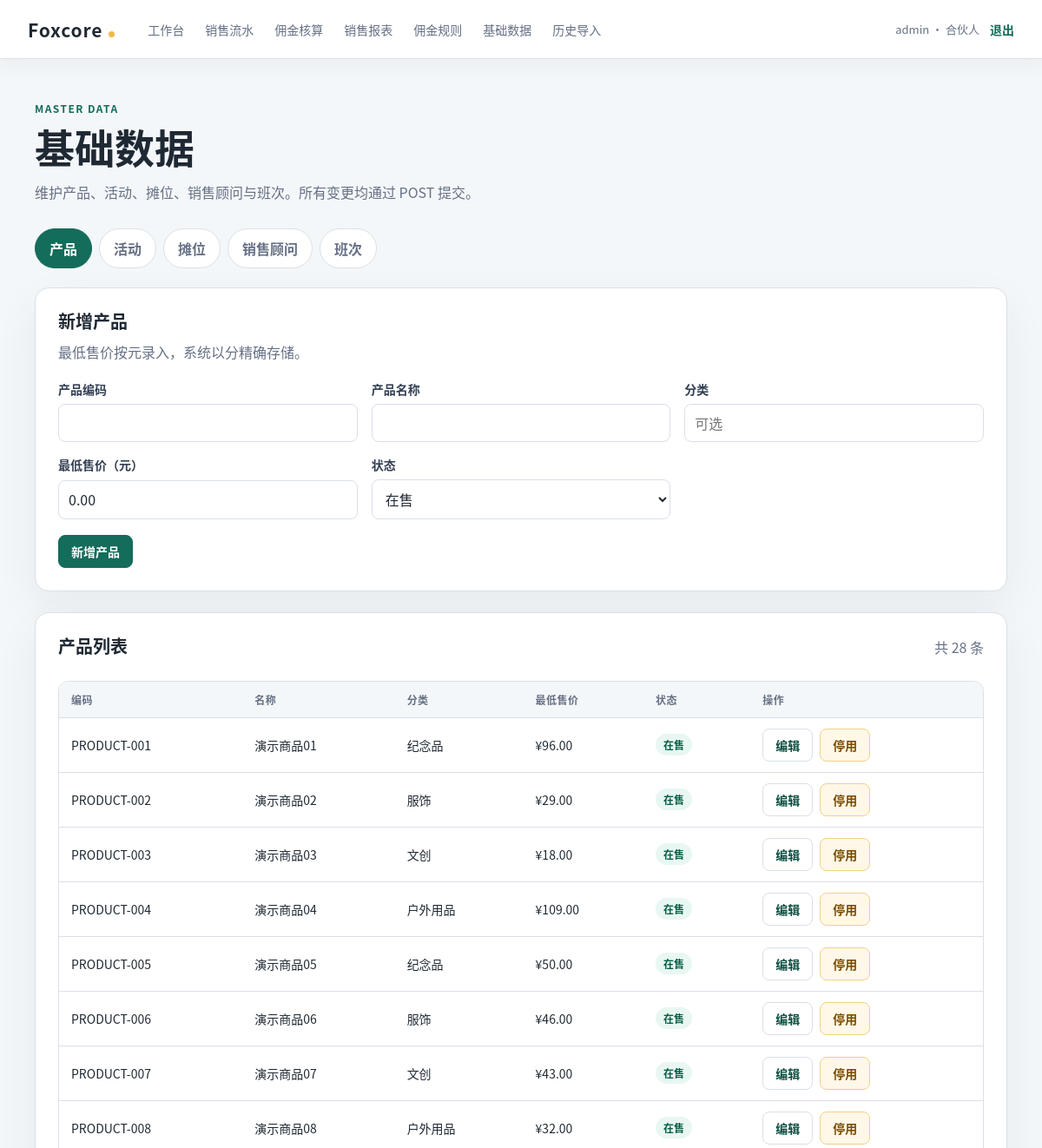
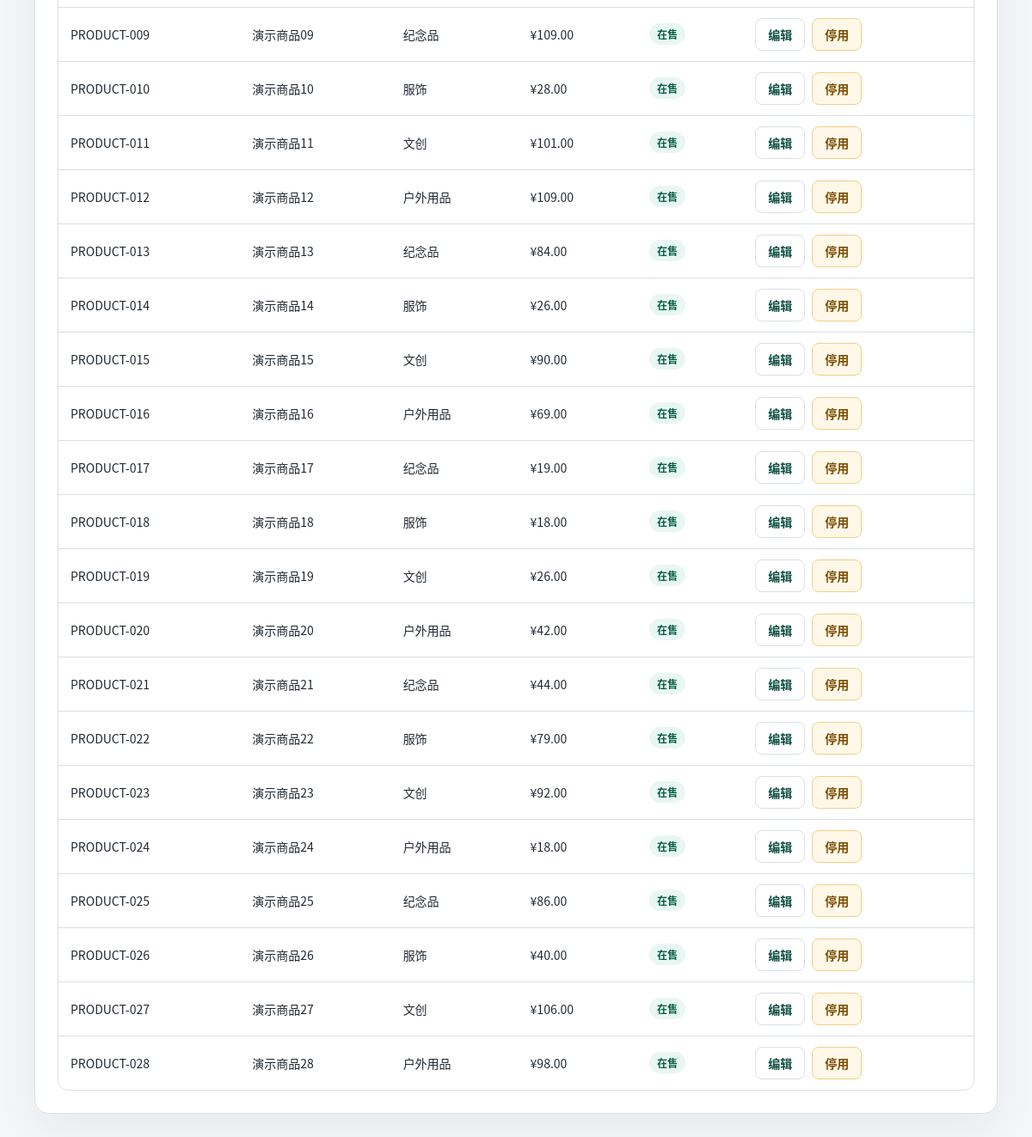
The app's page /master (signed in), older data (2 pictures, top to bottom).
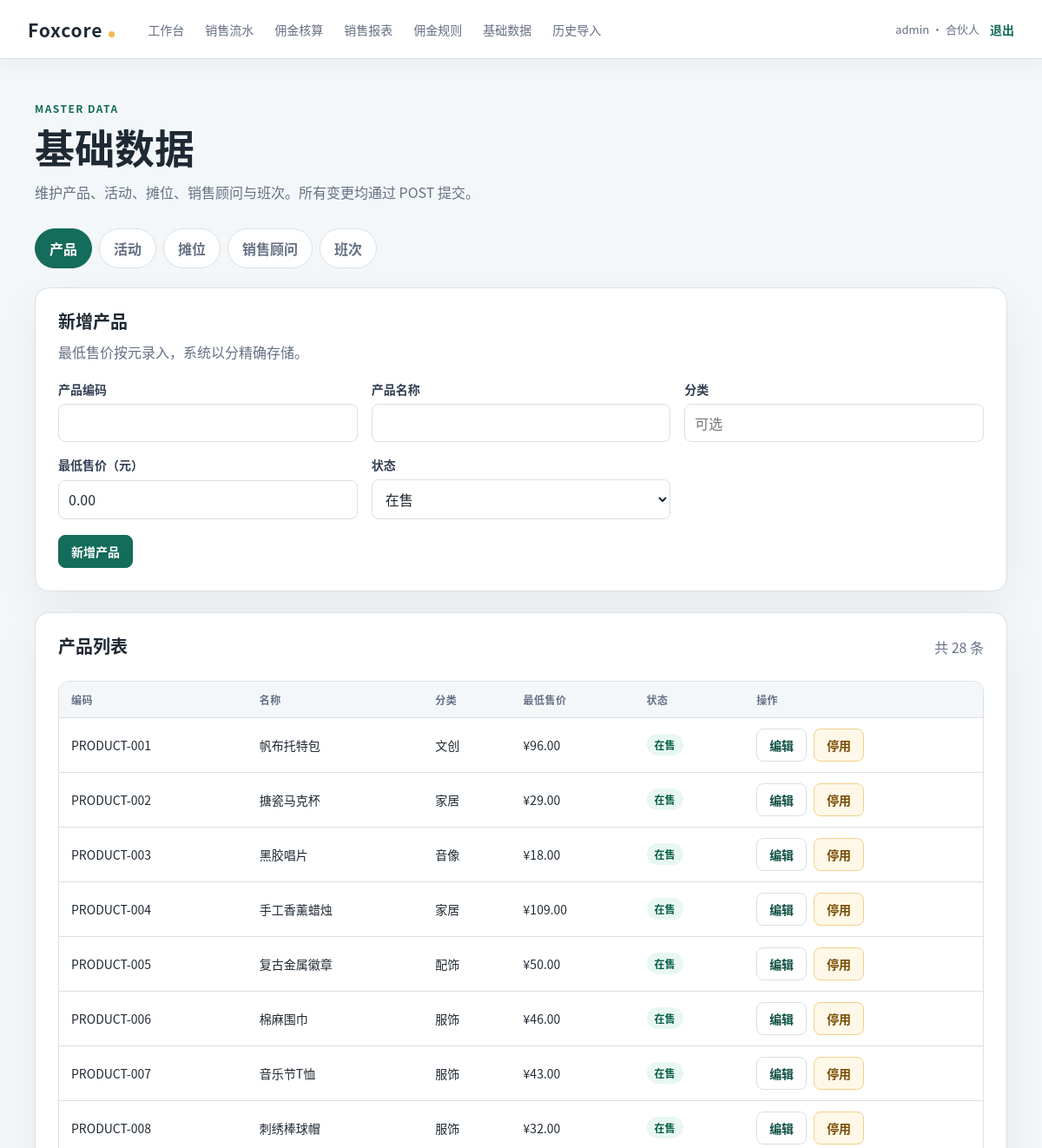
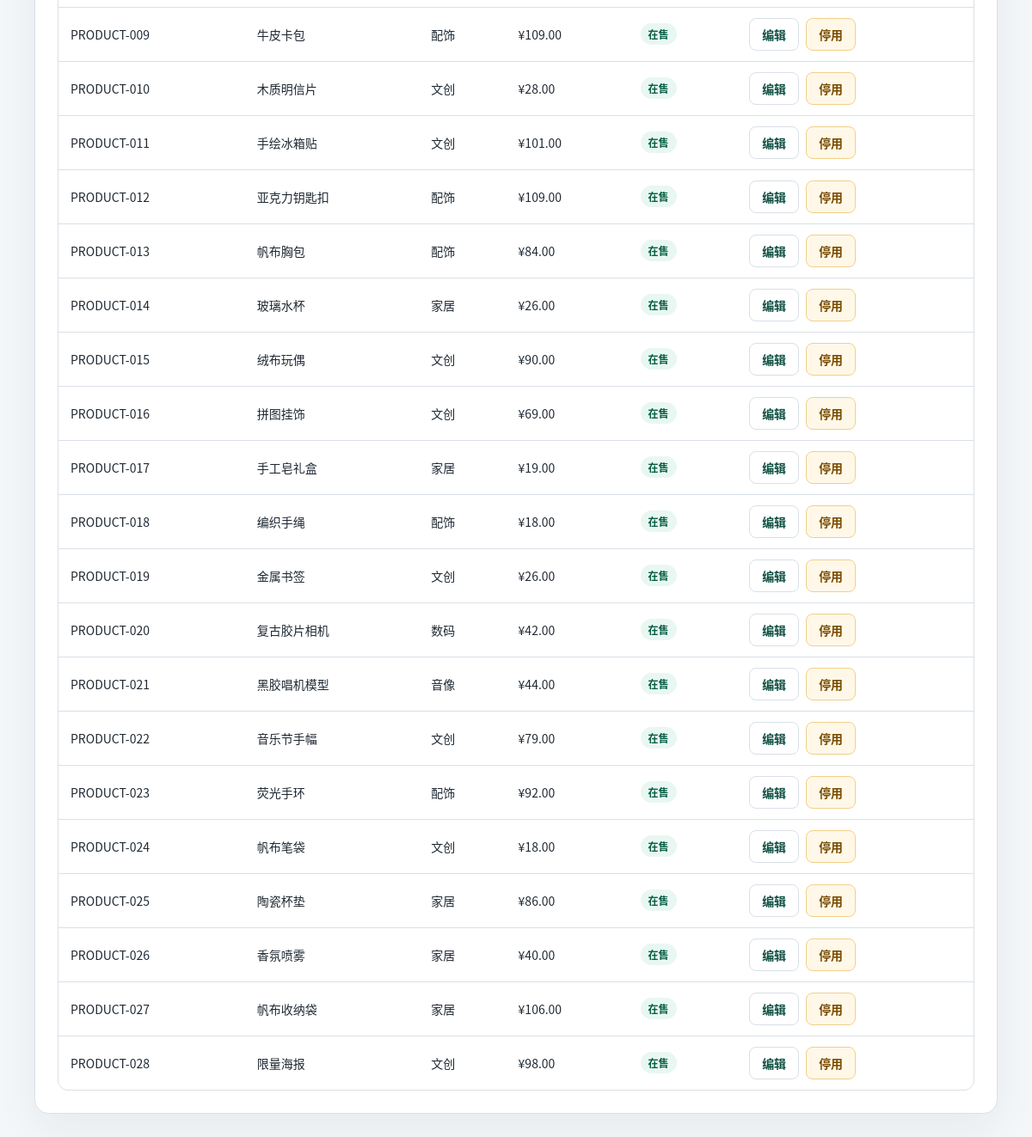
The same page, newer data (2 pictures, top to bottom).
### tables this page shows
CREATE TABLE PRODUCT (
    product_id INTEGER PRIMARY KEY AUTOINCREMENT,
    product_code TEXT NOT NULL UNIQUE,
    name TEXT NOT NULL,
    category TEXT NOT NULL,
    min_price_cents INTEGER NOT NULL CHECK (min_price_cents >= 0),
    status TEXT NOT NULL CHECK (status IN ('在售', '停用')),
    created_at TEXT NOT NULL DEFAULT (strftime('%Y-%m-%d %H:%M:%S', 'now', 'localtime'))
);

### app/routes/master.py (the view, shortened to what this page needs)
@bp.route("/master", methods=("GET", "POST"))
@role_required("合伙人")
def index():
    tab = _active_tab()
    try:
        edit_id = _parse_optional_id(request.args.get("edit"), "记录")
        return _render_master(tab, edit_id=edit_id)
    except ValueError as exc:
        flash(str(exc), "error")
        return redirect(url_for("master.index", tab=tab))

### app/auth.py (called while the page is built)
def load_logged_in_user() -> None:
    user_id = session.get("user_id")
    if user_id is None:
        g.user = None
        return
    user = get_db().execute(
        "SELECT user_id, username, role, salesperson_id "
        "FROM APP_USER WHERE user_id = ? AND status = '启用'",
        (user_id,),
    ).fetchone()
    if user is None:
        session.clear()
        g.user = None
        return
    g.user = user

def role_required(role: str) -> Callable[[Callable[..., Any]], Callable[..., Any]]:
    def decorator(view: Callable[..., Any]) -> Callable[..., Any]:
        @wraps(view)
        def wrapped_view(*args: Any, **kwargs: Any) -> Any:
            if g.user is None:
                return redirect(url_for("auth.login"))
            if g.user["role"] != role:
                abort(403)
            return view(*args, **kwargs)
        return wrapped_view
    return decorator

### app/db.py (called while the page is built)
def get_db() -> sqlite3.Connection:
    if "db" not in g:
        conn = sqlite3.connect(current_app.config["DATABASE"])
        conn.row_factory = sqlite3.Row
        conn.execute("PRAGMA foreign_keys = ON")
        g.db = conn
    return g.db

### app/templates/master.html (shortened to what this page needs)
{% extends "base.html" %}
{% block content %}
  <section class="page-heading master-heading">
    <div>
      <p class="eyebrow">MASTER DATA</p>
      <h1>基础数据</h1>
      <p class="muted">维护产品、活动、摊位、销售顾问与班次。所有变更均通过 POST 提交。</p>
    </div>
  </section>
  <nav class="master-tabs" aria-label="基础数据类型">
    {% for tab_key, tab_label in tabs %}
      <a class="master-tab {% if tab == tab_key %}active{% endif %}" href="{{ url_for('master.index', tab=tab_key) }}">{{ tab_label }}</a>
    {% endfor %}
  </nav>
  {% if tab == "product" %}
    <section class="master-panel">
      <div class="panel-heading">
        <div>
          <h2>{% if edit_record %}编辑产品{% else %}新增产品{% endif %}</h2>
          <p class="muted">最低售价按元录入，系统以分精确存储。</p>
        </div>
      </div>
      <form method="post" action="{{ url_for('master.index', tab='product') }}">
        <div class="form-grid">
          <div class="field">
            <label for="product_code">产品编码</label>
            <input id="product_code" name="product_code" value="{{ form_values['product_code'] }}" required maxlength="60">
          </div>
          <div class="field">
            <label for="product_name">产品名称</label>
            <input id="product_name" name="name" value="{{ form_values['name'] }}" required maxlength="120">
          </div>
          <div class="field">
            <label for="product_category">分类</label>
            <input id="product_category" name="category" value="{{ form_values['category'] }}" maxlength="80" placeholder="可选">
          </div>
          <div class="field">
            <label for="product_price">最低售价（元）</label>
            <input id="product_price" name="min_price" value="{{ form_values['min_price'] }}" required inputmode="decimal" placeholder="19.90">
          </div>
          <div class="field">
            <label for="product_status">状态</label>
            <select id="product_status" name="status">
              {% for status in product_statuses %}
                <option value="{{ status }}" {% if form_values['status'] == status %}selected{% endif %}>{{ status }}</option>
              {% endfor %}
            </select>
          </div>
        </div>
        <div class="form-actions">
          <button class="button" type="submit">{% if edit_record %}保存修改{% else %}新增产品{% endif %}</button>
        </div>
      </form>
    </section>
    <section class="master-panel">
      <div class="panel-heading">
        <h2>产品列表</h2>
        <p class="muted">共 {{ records | length }} 条</p>
      </div>
      {% if records %}
        <div class="table-wrap">
          <table class="master-table">
            <thead>
              <tr>
                <th>编码</th><th>名称</th><th>分类</th><th>最低售价</th><th>状态</th><th>操作</th>
              </tr>
            </thead>
            <tbody>
              {% for row in records %}
                <tr>
                  <td>{{ row['product_code'] }}</td>
                  <td>{{ row['name'] }}</td>
                  <td>{{ row['category'] if row['category'] else '—' }}</td>
                  <td>¥{{ row['min_price_cents'] | yuan }}</td>
                  <td><span class="badge {{ 'badge-off' if row['status'] == '停用' else 'badge-on' }}">{{ row['status'] }}</span></td>
                  <td>
                    <div class="table-actions">
                      <a class="button button-secondary" href="{{ url_for('master.index', tab='product', edit=row['product_id']) }}">编辑</a>
                      <form class="inline-form" method="post" action="{{ url_for('master.index', tab='product') }}">
                        <button class="button button-warning" type="submit">{{ '启用' if row['status'] == '停用' else '停用' }}</button>
                      </form>
                    </div>
                  </td>
                </tr>
              {% endfor %}
            </tbody>
          </table>
        </div>
      {% else %}
        <div class="empty-state">暂无产品</div>
      {% endif %}
    </section>
  {% endif %}
{% endblock %}

Row changes from the older to the newer data that the page shows:
changed PRODUCT "PRODUCT-001": name "演示商品01" → "帆布托特包"; category "纪念品" → "文创"
changed PRODUCT "PRODUCT-002": name "演示商品02" → "搪瓷马克杯"; category "服饰" → "家居"
changed PRODUCT "PRODUCT-003": name "演示商品03" → "黑胶唱片"; category "文创" → "音像"
changed PRODUCT "PRODUCT-004": name "演示商品04" → "手工香薰蜡烛"; category "户外用品" → "家居"
changed PRODUCT "PRODUCT-005": name "演示商品05" → "复古金属徽章"; category "纪念品" → "配饰"
changed PRODUCT "PRODUCT-006": name "演示商品06" → "棉麻围巾"
changed PRODUCT "PRODUCT-007": name "演示商品07" → "音乐节T恤"; category "文创" → "服饰"
changed PRODUCT "PRODUCT-008": name "演示商品08" → "刺绣棒球帽"; category "户外用品" → "服饰"
changed PRODUCT "PRODUCT-009": name "演示商品09" → "牛皮卡包"; category "纪念品" → "配饰"
changed PRODUCT "PRODUCT-010": name "演示商品10" → "木质明信片"; category "服饰" → "文创"
changed PRODUCT "PRODUCT-011": name "演示商品11" → "手绘冰箱贴"
changed PRODUCT "PRODUCT-012": name "演示商品12" → "亚克力钥匙扣"; category "户外用品" → "配饰"
changed PRODUCT "PRODUCT-013": name "演示商品13" → "帆布胸包"; category "纪念品" → "配饰"
changed PRODUCT "PRODUCT-014": name "演示商品14" → "玻璃水杯"; category "服饰" → "家居"
changed PRODUCT "PRODUCT-015": name "演示商品15" → "绒布玩偶"
changed PRODUCT "PRODUCT-016": name "演示商品16" → "拼图挂饰"; category "户外用品" → "文创"
changed PRODUCT "PRODUCT-017": name "演示商品17" → "手工皂礼盒"; category "纪念品" → "家居"
changed PRODUCT "PRODUCT-018": name "演示商品18" → "编织手绳"; category "服饰" → "配饰"
changed PRODUCT "PRODUCT-019": name "演示商品19" → "金属书签"
changed PRODUCT "PRODUCT-020": name "演示商品20" → "复古胶片相机"; category "户外用品" → "数码"
changed PRODUCT "PRODUCT-021": name "演示商品21" → "黑胶唱机模型"; category "纪念品" → "音像"
changed PRODUCT "PRODUCT-022": name "演示商品22" → "音乐节手幅"; category "服饰" → "文创"
changed PRODUCT "PRODUCT-023": name "演示商品23" → "荧光手环"; category "文创" → "配饰"
changed PRODUCT "PRODUCT-024": name "演示商品24" → "帆布笔袋"; category "户外用品" → "文创"
changed PRODUCT "PRODUCT-025": name "演示商品25" → "陶瓷杯垫"; category "纪念品" → "家居"
changed PRODUCT "PRODUCT-026": name "演示商品26" → "香氛喷雾"; category "服饰" → "家居"
changed PRODUCT "PRODUCT-027": name "演示商品27" → "帆布收纳袋"; category "文创" → "家居"
changed PRODUCT "PRODUCT-028": name "演示商品28" → "限量海报"; category "户外用品" → "文创"
